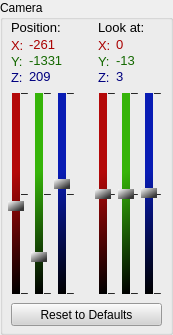
   <widget class="QGroupBox" name="gb_camera">
    <property name="geometry">
     <rect>
      <x>10</x>
      <y>221</y>
      <width>173</width>
      <height>335</height>
     </rect>
    </property>
    <property name="title">
     <string>Camera</string>
    </property>
    <widget class="QPushButton" name="btn_resetCamera">
     <property name="geometry">
      <rect>
       <x>11</x>
       <y>303</y>
       <width>151</width>
       <height>23</height>
      </rect>
     </property>
     <property name="styleSheet">
      <string notr="true">background-color: rgb(211, 211, 211);</string>
     </property>
     <property name="text">
      <string>Reset to Defaults</string>
     </property>
    </widget>
    <widget class="QSlider" name="vs_CamX">
     <property name="geometry">
      <rect>
       <x>8</x>
       <y>93</y>
       <width>16</width>
       <height>201</height>
      </rect>
     </property>
     <property name="styleSheet">
      <string notr="true">QSlider::groove:vertical {
    background: qlineargradient(spread:pad, x1:0.517, y1:1, x2:0.494, y2:0, stop:0 rgba(0, 0, 0, 255), stop:0.607955 rgba(180, 9, 9, 255));
    position: absolute;
    left: 4px; right: 4px;
}

QSlider::handle:vertical {
    height: 10px;
    background: qlineargradient(spread:pad, x1:0.79, y1:0.846591, x2:0, y2:0, stop:0 rgba(57, 57, 57, 255), stop:1 rgba(255, 255, 255, 255));
    margin: 0 -4px;
}

QSlider::handle:vertical:hover
{
    border: 2px solid rgb(208, 208, 208);
}</string>
     </property>
     <property name="minimum">
      <number>-2000</number>
     </property>
     <property name="maximum">
      <number>2000</number>
     </property>
     <property name="value">
      <number>-261</number>
     </property>
     <property name="orientation">
      <enum>Qt::Vertical</enum>
     </property>
     <property name="tickPosition">
      <enum>QSlider::NoTicks</enum>
     </property>
     <property name="tickInterval">
      <number>0</number>
     </property>
    </widget>
    <widget class="QLabel" name="label">
     <property name="geometry">
      <rect>
       <x>21</x>
       <y>79</y>
       <width>16</width>
       <height>16</height>
      </rect>
     </property>
     <property name="text">
      <string>_</string>
     </property>
    </widget>
    <widget class="QLabel" name="label_2">
     <property name="geometry">
      <rect>
       <x>21</x>
       <y>279</y>
       <width>16</width>
       <height>16</height>
      </rect>
     </property>
     <property name="text">
      <string>_</string>
     </property>
    </widget>
    <widget class="QLabel" name="label_3">
     <property name="geometry">
      <rect>
       <x>21</x>
       <y>180</y>
       <width>16</width>
       <height>16</height>
      </rect>
     </property>
     <property name="text">
      <string>_</string>
     </property>
    </widget>
    <widget class="QSlider" name="vs_CamY">
     <property name="geometry">
      <rect>
       <x>31</x>
       <y>93</y>
       <width>16</width>
       <height>201</height>
      </rect>
     </property>
     <property name="styleSheet">
      <string notr="true">QSlider::groove:vertical {
    background: qlineargradient(spread:pad, x1:0.517, y1:1, x2:0.494, y2:0, stop:0 rgba(0, 0, 0, 255), stop:0.607955 rgba(54, 180, 9, 255));
    position: absolute;
    left: 4px; right: 4px;
}

QSlider::handle:vertical {
    height: 10px;
    background: qlineargradient(spread:pad, x1:0.79, y1:0.846591, x2:0, y2:0, stop:0 rgba(57, 57, 57, 255), stop:1 rgba(255, 255, 255, 255));
    margin: 0 -4px;
}

QSlider::handle:vertical:hover
{
    border: 2px solid rgb(208, 208, 208);
}</string>
     </property>
     <property name="minimum">
      <number>-2000</number>
     </property>
     <property name="maximum">
      <number>2000</number>
     </property>
     <property name="singleStep">
      <number>4</number>
     </property>
     <property name="value">
      <number>-1331</number>
     </property>
     <property name="orientation">
      <enum>Qt::Vertical</enum>
     </property>
     <property name="tickPosition">
      <enum>QSlider::NoTicks</enum>
     </property>
     <property name="tickInterval">
      <number>0</number>
     </property>
    </widget>
    <widget class="QLabel" name="label_5">
     <property name="geometry">
      <rect>
       <x>44</x>
       <y>279</y>
       <width>16</width>
       <height>16</height>
      </rect>
     </property>
     <property name="text">
      <string>_</string>
     </property>
    </widget>
    <widget class="QLabel" name="label_6">
     <property name="geometry">
      <rect>
       <x>44</x>
       <y>180</y>
       <width>16</width>
       <height>16</height>
      </rect>
     </property>
     <property name="text">
      <string>_</string>
     </property>
    </widget>
    <widget class="QLabel" name="label_4">
     <property name="geometry">
      <rect>
       <x>44</x>
       <y>79</y>
       <width>16</width>
       <height>16</height>
      </rect>
     </property>
     <property name="text">
      <string>_</string>
     </property>
    </widget>
    <widget class="QLabel" name="label_7">
     <property name="geometry">
      <rect>
       <x>67</x>
       <y>79</y>
       <width>16</width>
       <height>16</height>
      </rect>
     </property>
     <property name="text">
      <string>_</string>
     </property>
    </widget>
    <widget class="QSlider" name="vs_CamZ">
     <property name="geometry">
      <rect>
       <x>54</x>
       <y>93</y>
       <width>16</width>
       <height>201</height>
      </rect>
     </property>
     <property name="styleSheet">
      <string notr="true">QSlider::groove:vertical {
    background: qlineargradient(spread:pad, x1:0.517, y1:1, x2:0.494, y2:0, stop:0 rgba(0, 0, 0, 255), stop:0.607955 rgba(9, 28, 180, 255));
    position: absolute;
    left: 4px; right: 4px;
}

QSlider::handle:vertical {
    height: 10px;
    background: qlineargradient(spread:pad, x1:0.79, y1:0.846591, x2:0, y2:0, stop:0 rgba(57, 57, 57, 255), stop:1 rgba(255, 255, 255, 255));
    margin: 0 -4px;
}

QSlider::handle:vertical:hover
{
    border: 2px solid rgb(208, 208, 208);
}</string>
     </property>
     <property name="minimum">
      <number>-2000</number>
     </property>
     <property name="maximum">
      <number>2000</number>
     </property>
     <property name="value">
      <number>209</number>
     </property>
     <property name="orientation">
      <enum>Qt::Vertical</enum>
     </property>
     <property name="tickPosition">
      <enum>QSlider::NoTicks</enum>
     </property>
     <property name="tickInterval">
      <number>0</number>
     </property>
    </widget>
    <widget class="QLabel" name="label_8">
     <property name="geometry">
      <rect>
       <x>67</x>
       <y>279</y>
       <width>16</width>
       <height>16</height>
      </rect>
     </property>
     <property name="text">
      <string>_</string>
     </property>
    </widget>
    <widget class="QLabel" name="label_9">
     <property name="geometry">
      <rect>
       <x>67</x>
       <y>180</y>
       <width>16</width>
       <height>16</height>
      </rect>
     </property>
     <property name="text">
      <string>_</string>
     </property>
    </widget>
    <widget class="QLabel" name="lbl_CamX">
     <property name="geometry">
      <rect>
       <x>29</x>
       <y>38</y>
       <width>47</width>
       <height>13</height>
      </rect>
     </property>
     <property name="font">
      <font>
       <family>Arial</family>
       <pointsize>10</pointsize>
      </font>
     </property>
     <property name="styleSheet">
      <string notr="true">color: rgb(170, 0, 0);</string>
     </property>
     <property name="text">
      <string>-261</string>
     </property>
    </widget>
    <widget class="QLabel" name="label_10">
     <property name="geometry">
      <rect>
       <x>11</x>
       <y>37</y>
       <width>16</width>
       <height>16</height>
      </rect>
     </property>
     <property name="font">
      <font>
       <family>Arial</family>
       <pointsize>10</pointsize>
      </font>
     </property>
     <property name="styleSheet">
      <string notr="true">color: rgb(170, 0, 0);</string>
     </property>
     <property name="text">
      <string>X:</string>
     </property>
    </widget>
    <widget class="QLabel" name="label_11">
     <property name="geometry">
      <rect>
       <x>11</x>
       <y>53</y>
       <width>16</width>
       <height>16</height>
      </rect>
     </property>
     <property name="font">
      <font>
       <family>Arial</family>
       <pointsize>10</pointsize>
      </font>
     </property>
     <property name="styleSheet">
      <string notr="true">color: rgb(19, 104, 0);</string>
     </property>
     <property name="text">
      <string>Y:</string>
     </property>
    </widget>
    <widget class="QLabel" name="lbl_CamY">
     <property name="geometry">
      <rect>
       <x>29</x>
       <y>54</y>
       <width>47</width>
       <height>13</height>
      </rect>
     </property>
     <property name="font">
      <font>
       <family>Arial</family>
       <pointsize>10</pointsize>
      </font>
     </property>
     <property name="styleSheet">
      <string notr="true">color: rgb(19, 104, 0);</string>
     </property>
     <property name="text">
      <string>-1331</string>
     </property>
    </widget>
    <widget class="QLabel" name="label_23">
     <property name="geometry">
      <rect>
       <x>11</x>
       <y>69</y>
       <width>16</width>
       <height>16</height>
      </rect>
     </property>
     <property name="font">
      <font>
       <family>Arial</family>
       <pointsize>10</pointsize>
      </font>
     </property>
     <property name="styleSheet">
      <string notr="true">color: rgb(0, 0, 127);</string>
     </property>
     <property name="text">
      <string>Z:</string>
     </property>
    </widget>
    <widget class="QLabel" name="lbl_CamZ">
     <property name="geometry">
      <rect>
       <x>29</x>
       <y>70</y>
       <width>47</width>
       <height>13</height>
      </rect>
     </property>
     <property name="font">
      <font>
       <family>Arial</family>
       <pointsize>10</pointsize>
      </font>
     </property>
     <property name="styleSheet">
      <string notr="true">color: rgb(0, 0, 127);</string>
     </property>
     <property name="text">
      <string>209</string>
     </property>
    </widget>
    <widget class="QLabel" name="label_24">
     <property name="geometry">
      <rect>
       <x>11</x>
       <y>19</y>
       <width>51</width>
       <height>16</height>
      </rect>
     </property>
     <property name="font">
      <font>
       <family>Arial</family>
       <pointsize>10</pointsize>
      </font>
     </property>
     <property name="text">
      <string>Position:</string>
     </property>
    </widget>
    <widget class="QLabel" name="lbl_LookY">
     <property name="geometry">
      <rect>
       <x>116</x>
       <y>54</y>
       <width>47</width>
       <height>13</height>
      </rect>
     </property>
     <property name="font">
      <font>
       <family>Arial</family>
       <pointsize>10</pointsize>
      </font>
     </property>
     <property name="styleSheet">
      <string notr="true">color: rgb(19, 104, 0);</string>
     </property>
     <property name="text">
      <string>-13</string>
     </property>
    </widget>
    <widget class="QLabel" name="label_25">
     <property name="geometry">
      <rect>
       <x>98</x>
       <y>19</y>
       <width>51</width>
       <height>16</height>
      </rect>
     </property>
     <property name="font">
      <font>
       <family>Arial</family>
       <pointsize>10</pointsize>
      </font>
     </property>
     <property name="text">
      <string>Look at:</string>
     </property>
    </widget>
    <widget class="QLabel" name="label_26">
     <property name="geometry">
      <rect>
       <x>98</x>
       <y>53</y>
       <width>16</width>
       <height>16</height>
      </rect>
     </property>
     <property name="font">
      <font>
       <family>Arial</family>
       <pointsize>10</pointsize>
      </font>
     </property>
     <property name="styleSheet">
      <string notr="true">color: rgb(19, 104, 0);</string>
     </property>
     <property name="text">
      <string>Y:</string>
     </property>
    </widget>
    <widget class="QLabel" name="lbl_LookX">
     <property name="geometry">
      <rect>
       <x>116</x>
       <y>38</y>
       <width>47</width>
       <height>13</height>
      </rect>
     </property>
     <property name="font">
      <font>
       <family>Arial</family>
       <pointsize>10</pointsize>
      </font>
     </property>
     <property name="styleSheet">
      <string notr="true">color: rgb(170, 0, 0);</string>
     </property>
     <property name="text">
      <string>0</string>
     </property>
    </widget>
    <widget class="QLabel" name="label_27">
     <property name="geometry">
      <rect>
       <x>131</x>
       <y>180</y>
       <width>16</width>
       <height>16</height>
      </rect>
     </property>
     <property name="text">
      <string>_</string>
     </property>
    </widget>
    <widget class="QLabel" name="label_28">
     <property name="geometry">
      <rect>
       <x>131</x>
       <y>79</y>
       <width>16</width>
       <height>16</height>
      </rect>
     </property>
     <property name="text">
      <string>_</string>
     </property>
    </widget>
    <widget class="QLabel" name="label_29">
     <property name="geometry">
      <rect>
       <x>154</x>
       <y>180</y>
       <width>16</width>
       <height>16</height>
      </rect>
     </property>
     <property name="text">
      <string>_</string>
     </property>
    </widget>
    <widget class="QLabel" name="label_30">
     <property name="geometry">
      <rect>
       <x>108</x>
       <y>180</y>
       <width>16</width>
       <height>16</height>
      </rect>
     </property>
     <property name="text">
      <string>_</string>
     </property>
    </widget>
    <widget class="QLabel" name="label_31">
     <property name="geometry">
      <rect>
       <x>108</x>
       <y>279</y>
       <width>16</width>
       <height>16</height>
      </rect>
     </property>
     <property name="text">
      <string>_</string>
     </property>
    </widget>
    <widget class="QLabel" name="label_32">
     <property name="geometry">
      <rect>
       <x>154</x>
       <y>79</y>
       <width>16</width>
       <height>16</height>
      </rect>
     </property>
     <property name="text">
      <string>_</string>
     </property>
    </widget>
    <widget class="QLabel" name="label_33">
     <property name="geometry">
      <rect>
       <x>98</x>
       <y>69</y>
       <width>16</width>
       <height>16</height>
      </rect>
     </property>
     <property name="font">
      <font>
       <family>Arial</family>
       <pointsize>10</pointsize>
      </font>
     </property>
     <property name="styleSheet">
      <string notr="true">color: rgb(0, 0, 127);</string>
     </property>
     <property name="text">
      <string>Z:</string>
     </property>
    </widget>
    <widget class="QSlider" name="vs_LookX">
     <property name="geometry">
      <rect>
       <x>95</x>
       <y>93</y>
       <width>16</width>
       <height>201</height>
      </rect>
     </property>
     <property name="styleSheet">
      <string notr="true">QSlider::groove:vertical {
    background: qlineargradient(spread:pad, x1:0.517, y1:1, x2:0.494, y2:0, stop:0 rgba(0, 0, 0, 255), stop:0.607955 rgba(180, 9, 9, 255));
    position: absolute;
    left: 4px; right: 4px;
}

QSlider::handle:vertical {
    height: 10px;
    background: qlineargradient(spread:pad, x1:0.79, y1:0.846591, x2:0, y2:0, stop:0 rgba(57, 57, 57, 255), stop:1 rgba(255, 255, 255, 255));
    margin: 0 -4px;
}

QSlider::handle:vertical:hover
{
    border: 2px solid rgb(208, 208, 208);
}</string>
     </property>
     <property name="minimum">
      <number>-2000</number>
     </property>
     <property name="maximum">
      <number>2000</number>
     </property>
     <property name="value">
      <number>0</number>
     </property>
     <property name="orientation">
      <enum>Qt::Vertical</enum>
     </property>
     <property name="tickPosition">
      <enum>QSlider::NoTicks</enum>
     </property>
     <property name="tickInterval">
      <number>0</number>
     </property>
    </widget>
    <widget class="QLabel" name="lbl_LookZ">
     <property name="geometry">
      <rect>
       <x>116</x>
       <y>70</y>
       <width>47</width>
       <height>13</height>
      </rect>
     </property>
     <property name="font">
      <font>
       <family>Arial</family>
       <pointsize>10</pointsize>
      </font>
     </property>
     <property name="styleSheet">
      <string notr="true">color: rgb(0, 0, 127);</string>
     </property>
     <property name="text">
      <string>3</string>
     </property>
    </widget>
    <widget class="QSlider" name="vs_LookY">
     <property name="geometry">
      <rect>
       <x>118</x>
       <y>93</y>
       <width>16</width>
       <height>201</height>
      </rect>
     </property>
     <property name="styleSheet">
      <string notr="true">QSlider::groove:vertical {
    background: qlineargradient(spread:pad, x1:0.517, y1:1, x2:0.494, y2:0, stop:0 rgba(0, 0, 0, 255), stop:0.607955 rgba(54, 180, 9, 255));
    position: absolute;
    left: 4px; right: 4px;
}

QSlider::handle:vertical {
    height: 10px;
    background: qlineargradient(spread:pad, x1:0.79, y1:0.846591, x2:0, y2:0, stop:0 rgba(57, 57, 57, 255), stop:1 rgba(255, 255, 255, 255));
    margin: 0 -4px;
}

QSlider::handle:vertical:hover
{
    border: 2px solid rgb(208, 208, 208);
}</string>
     </property>
     <property name="minimum">
      <number>-2000</number>
     </property>
     <property name="maximum">
      <number>2000</number>
     </property>
     <property name="singleStep">
      <number>4</number>
     </property>
     <property name="value">
      <number>-13</number>
     </property>
     <property name="orientation">
      <enum>Qt::Vertical</enum>
     </property>
     <property name="tickPosition">
      <enum>QSlider::NoTicks</enum>
     </property>
     <property name="tickInterval">
      <number>0</number>
     </property>
    </widget>
    <widget class="QLabel" name="label_34">
     <property name="geometry">
      <rect>
       <x>108</x>
       <y>79</y>
       <width>16</width>
       <height>16</height>
      </rect>
     </property>
     <property name="text">
      <string>_</string>
     </property>
    </widget>
    <widget class="QLabel" name="label_35">
     <property name="geometry">
      <rect>
       <x>98</x>
       <y>37</y>
       <width>16</width>
       <height>16</height>
      </rect>
     </property>
     <property name="font">
      <font>
       <family>Arial</family>
       <pointsize>10</pointsize>
      </font>
     </property>
     <property name="styleSheet">
      <string notr="true">color: rgb(170, 0, 0);</string>
     </property>
     <property name="text">
      <string>X:</string>
     </property>
    </widget>
    <widget class="QLabel" name="label_36">
     <property name="geometry">
      <rect>
       <x>154</x>
       <y>279</y>
       <width>16</width>
       <height>16</height>
      </rect>
     </property>
     <property name="text">
      <string>_</string>
     </property>
    </widget>
    <widget class="QSlider" name="vs_LookZ">
     <property name="geometry">
      <rect>
       <x>141</x>
       <y>93</y>
       <width>16</width>
       <height>201</height>
      </rect>
     </property>
     <property name="styleSheet">
      <string notr="true">QSlider::groove:vertical {
    background: qlineargradient(spread:pad, x1:0.517, y1:1, x2:0.494, y2:0, stop:0 rgba(0, 0, 0, 255), stop:0.607955 rgba(9, 28, 180, 255));
    position: absolute;
    left: 4px; right: 4px;
}

QSlider::handle:vertical {
    height: 10px;
    background: qlineargradient(spread:pad, x1:0.79, y1:0.846591, x2:0, y2:0, stop:0 rgba(57, 57, 57, 255), stop:1 rgba(255, 255, 255, 255));
    margin: 0 -4px;
}

QSlider::handle:vertical:hover
{
    border: 2px solid rgb(208, 208, 208);
}</string>
     </property>
     <property name="minimum">
      <number>-2000</number>
     </property>
     <property name="maximum">
      <number>2000</number>
     </property>
     <property name="value">
      <number>3</number>
     </property>
     <property name="orientation">
      <enum>Qt::Vertical</enum>
     </property>
     <property name="tickPosition">
      <enum>QSlider::NoTicks</enum>
     </property>
     <property name="tickInterval">
      <number>0</number>
     </property>
    </widget>
    <widget class="QLabel" name="label_37">
     <property name="geometry">
      <rect>
       <x>131</x>
       <y>279</y>
       <width>16</width>
       <height>16</height>
      </rect>
     </property>
     <property name="text">
      <string>_</string>
     </property>
    </widget>
    <zorder>label_30</zorder>
    <zorder>label_27</zorder>
    <zorder>label_9</zorder>
    <zorder>label_6</zorder>
    <zorder>label_3</zorder>
    <zorder>btn_resetCamera</zorder>
    <zorder>vs_CamX</zorder>
    <zorder>label</zorder>
    <zorder>label_2</zorder>
    <zorder>vs_CamY</zorder>
    <zorder>label_5</zorder>
    <zorder>label_4</zorder>
    <zorder>vs_CamZ</zorder>
    <zorder>label_8</zorder>
    <zorder>label_7</zorder>
    <zorder>lbl_CamX</zorder>
    <zorder>label_10</zorder>
    <zorder>label_11</zorder>
    <zorder>lbl_CamY</zorder>
    <zorder>label_23</zorder>
    <zorder>lbl_CamZ</zorder>
    <zorder>label_24</zorder>
    <zorder>lbl_LookY</zorder>
    <zorder>label_25</zorder>
    <zorder>label_26</zorder>
    <zorder>lbl_LookX</zorder>
    <zorder>label_29</zorder>
    <zorder>label_33</zorder>
    <zorder>vs_LookX</zorder>
    <zorder>label_34</zorder>
    <zorder>label_35</zorder>
    <zorder>label_31</zorder>
    <zorder>vs_LookY</zorder>
    <zorder>label_28</zorder>
    <zorder>label_37</zorder>
    <zorder>vs_LookZ</zorder>
    <zorder>label_32</zorder>
    <zorder>label_36</zorder>
    <zorder>lbl_LookZ</zorder>
   </widget>
